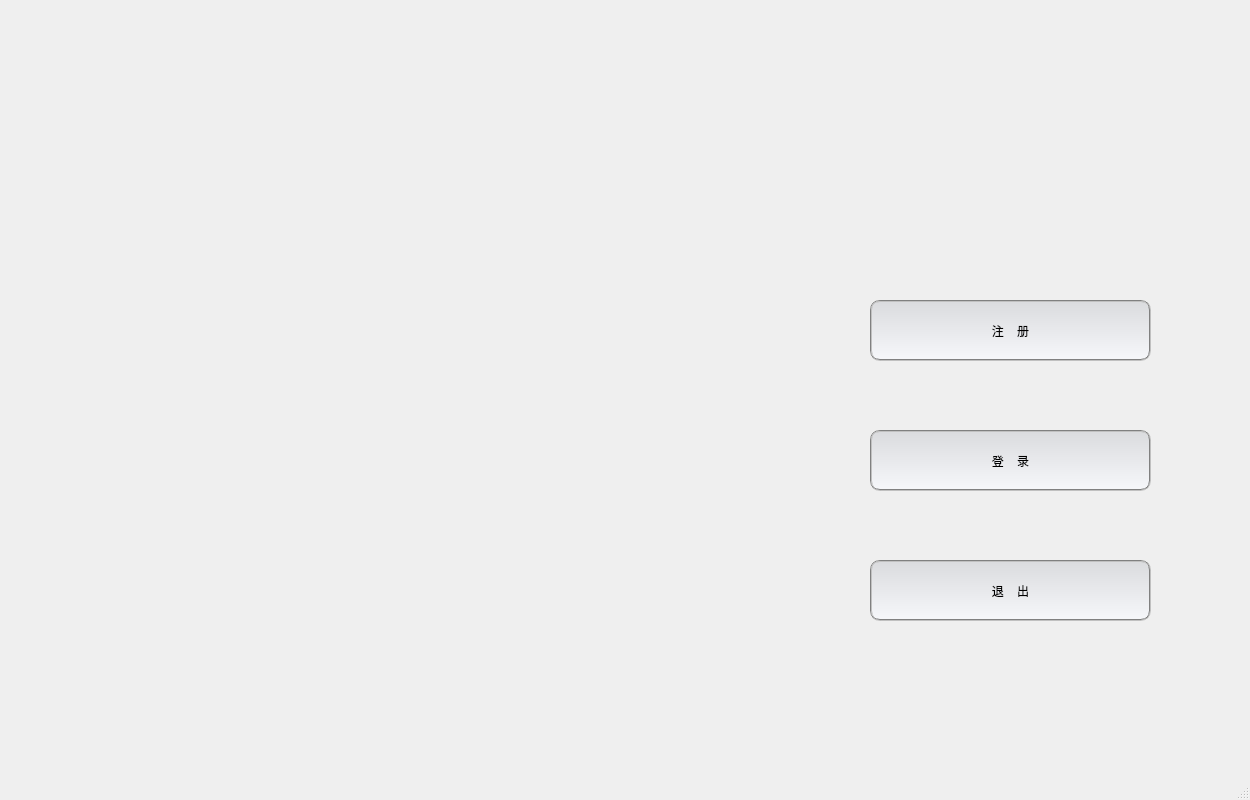
<?xml version="1.0" encoding="UTF-8"?>
<ui version="4.0">
 <class>MainWindow</class>
 <widget class="QMainWindow" name="MainWindow">
  <property name="geometry">
   <rect>
    <x>0</x>
    <y>0</y>
    <width>1250</width>
    <height>800</height>
   </rect>
  </property>
  <property name="minimumSize">
   <size>
    <width>1250</width>
    <height>800</height>
   </size>
  </property>
  <property name="maximumSize">
   <size>
    <width>1280</width>
    <height>800</height>
   </size>
  </property>
  <property name="windowTitle">
   <string>MainWindow</string>
  </property>
  <property name="windowOpacity">
   <double>100.000000000000000</double>
  </property>
  <property name="styleSheet">
   <string notr="true">#MainWindow{border-image: url(:/new/prefix1/背景4.png);}
</string>
  </property>
  <widget class="QWidget" name="centralwidget">
   <widget class="QPushButton" name="pushButton_apply">
    <property name="geometry">
     <rect>
      <x>870</x>
      <y>300</y>
      <width>281</width>
      <height>61</height>
     </rect>
    </property>
    <property name="styleSheet">
     <string notr="true">QPushButton
{
     background-color: qlineargradient(x1: 0, y1: 0, x2:    0, y2: 1,  stop: 0 #dadbde, stop: 1 #f6f7fa);

border:2px groove gray;border-radius:10px;padding:2px 4px;
font: 15pt &quot;楷体&quot;;
}

QPushButton:hover
{
    /*背景颜色*/  
  
	background-color: rgb(159, 159, 159);
}









</string>
    </property>
    <property name="text">
     <string>注    册</string>
    </property>
    <property name="iconSize">
     <size>
      <width>20</width>
      <height>20</height>
     </size>
    </property>
   </widget>
   <widget class="QPushButton" name="pushButton_login">
    <property name="geometry">
     <rect>
      <x>870</x>
      <y>430</y>
      <width>281</width>
      <height>61</height>
     </rect>
    </property>
    <property name="styleSheet">
     <string notr="true">QPushButton
{
     background-color: qlineargradient(x1: 0, y1: 0, x2:    0, y2: 1,  stop: 0 #dadbde, stop: 1 #f6f7fa);

border:2px groove gray;border-radius:10px;padding:2px 4px;
font: 15pt &quot;楷体&quot;;
}

QPushButton:hover
{
    /*背景颜色*/  
  
	background-color: rgb(159, 159, 159);
}
</string>
    </property>
    <property name="text">
     <string>登    录</string>
    </property>
   </widget>
   <widget class="QPushButton" name="pushButton_exit">
    <property name="geometry">
     <rect>
      <x>870</x>
      <y>560</y>
      <width>281</width>
      <height>61</height>
     </rect>
    </property>
    <property name="styleSheet">
     <string notr="true">QPushButton

{
     background-color: qlineargradient(x1: 0, y1: 0, x2:    0, y2: 1,  stop: 0 #dadbde, stop: 1 #f6f7fa);

border:2px groove gray;border-radius:10px;padding:2px 4px;

font: 15pt &quot;楷体&quot;;
}

QPushButton:hover
{
    /*背景颜色*/  
  
	background-color: rgb(159, 159, 159);
}
</string>
    </property>
    <property name="text">
     <string>退    出</string>
    </property>
   </widget>
  </widget>
  <widget class="QMenuBar" name="menubar">
   <property name="geometry">
    <rect>
     <x>0</x>
     <y>0</y>
     <width>1250</width>
     <height>26</height>
    </rect>
   </property>
  </widget>
  <widget class="QStatusBar" name="statusbar"/>
 </widget>
 <resources/>
 <connections/>
</ui>
